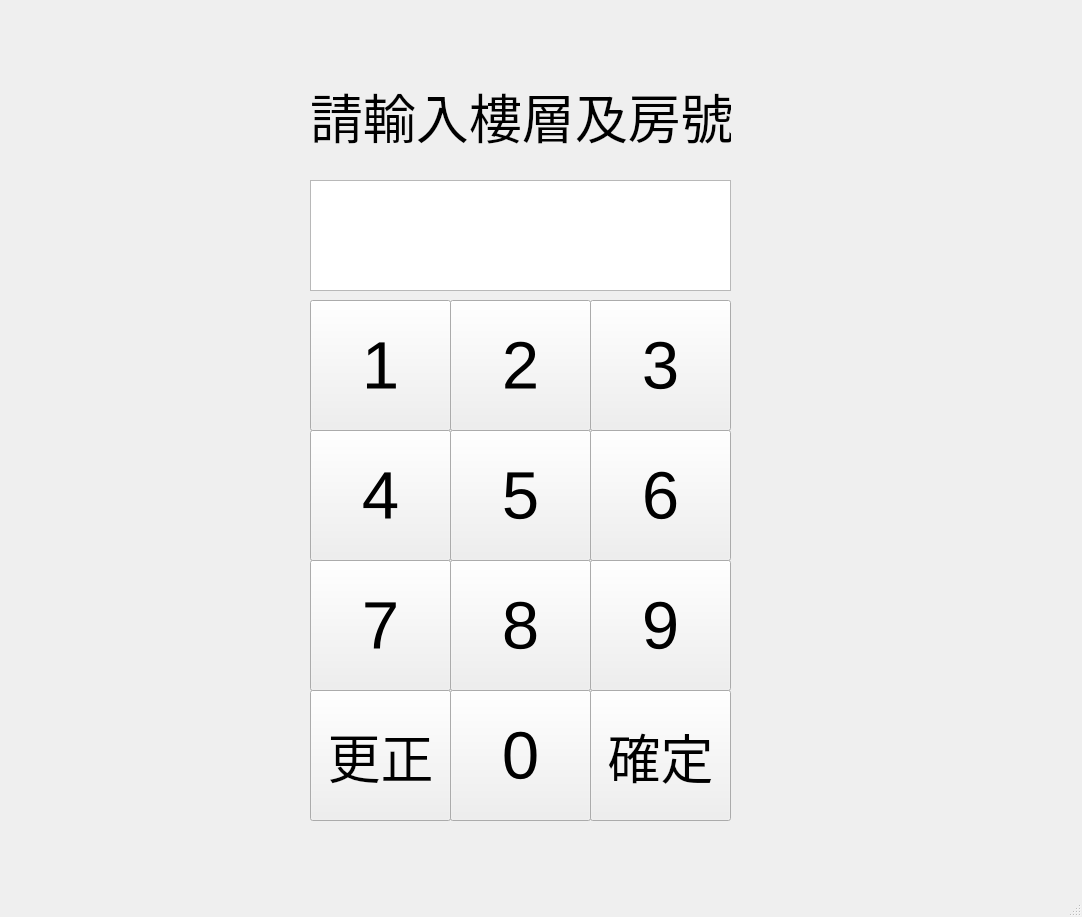
<?xml version="1.0" encoding="UTF-8"?>
<ui version="4.0">
 <class>MainWindow</class>
 <widget class="QMainWindow" name="MainWindow">
  <property name="geometry">
   <rect>
    <x>0</x>
    <y>0</y>
    <width>1082</width>
    <height>917</height>
   </rect>
  </property>
  <property name="windowTitle">
   <string>MainWindow</string>
  </property>
  <widget class="QWidget" name="centralwidget">
   <widget class="QPushButton" name="pushButton_2">
    <property name="geometry">
     <rect>
      <x>450</x>
      <y>300</y>
      <width>141</width>
      <height>131</height>
     </rect>
    </property>
    <property name="font">
     <font>
      <pointsize>50</pointsize>
     </font>
    </property>
    <property name="text">
     <string>2</string>
    </property>
   </widget>
   <widget class="QPushButton" name="pushButton">
    <property name="geometry">
     <rect>
      <x>310</x>
      <y>300</y>
      <width>141</width>
      <height>131</height>
     </rect>
    </property>
    <property name="font">
     <font>
      <pointsize>50</pointsize>
      <weight>50</weight>
      <bold>false</bold>
     </font>
    </property>
    <property name="text">
     <string>1</string>
    </property>
    <property name="iconSize">
     <size>
      <width>16</width>
      <height>16</height>
     </size>
    </property>
   </widget>
   <widget class="QPushButton" name="pushButton_4">
    <property name="geometry">
     <rect>
      <x>590</x>
      <y>300</y>
      <width>141</width>
      <height>131</height>
     </rect>
    </property>
    <property name="font">
     <font>
      <pointsize>50</pointsize>
     </font>
    </property>
    <property name="text">
     <string>3</string>
    </property>
   </widget>
   <widget class="QPushButton" name="pushButton_5">
    <property name="geometry">
     <rect>
      <x>590</x>
      <y>690</y>
      <width>141</width>
      <height>131</height>
     </rect>
    </property>
    <property name="font">
     <font>
      <pointsize>40</pointsize>
     </font>
    </property>
    <property name="text">
     <string>確定</string>
    </property>
   </widget>
   <widget class="QPushButton" name="pushButton_6">
    <property name="geometry">
     <rect>
      <x>310</x>
      <y>560</y>
      <width>141</width>
      <height>131</height>
     </rect>
    </property>
    <property name="font">
     <font>
      <pointsize>50</pointsize>
     </font>
    </property>
    <property name="text">
     <string>7</string>
    </property>
   </widget>
   <widget class="QPushButton" name="pushButton_7">
    <property name="geometry">
     <rect>
      <x>450</x>
      <y>560</y>
      <width>141</width>
      <height>131</height>
     </rect>
    </property>
    <property name="font">
     <font>
      <pointsize>50</pointsize>
     </font>
    </property>
    <property name="text">
     <string>8</string>
    </property>
   </widget>
   <widget class="QPushButton" name="pushButton_8">
    <property name="geometry">
     <rect>
      <x>590</x>
      <y>560</y>
      <width>141</width>
      <height>131</height>
     </rect>
    </property>
    <property name="font">
     <font>
      <pointsize>50</pointsize>
     </font>
    </property>
    <property name="text">
     <string>9</string>
    </property>
   </widget>
   <widget class="QPushButton" name="pushButton_9">
    <property name="geometry">
     <rect>
      <x>310</x>
      <y>430</y>
      <width>141</width>
      <height>131</height>
     </rect>
    </property>
    <property name="font">
     <font>
      <pointsize>50</pointsize>
     </font>
    </property>
    <property name="text">
     <string>4</string>
    </property>
   </widget>
   <widget class="QPushButton" name="pushButton_10">
    <property name="geometry">
     <rect>
      <x>450</x>
      <y>430</y>
      <width>141</width>
      <height>131</height>
     </rect>
    </property>
    <property name="font">
     <font>
      <pointsize>50</pointsize>
     </font>
    </property>
    <property name="text">
     <string>5</string>
    </property>
   </widget>
   <widget class="QPushButton" name="pushButton_11">
    <property name="geometry">
     <rect>
      <x>590</x>
      <y>430</y>
      <width>141</width>
      <height>131</height>
     </rect>
    </property>
    <property name="font">
     <font>
      <pointsize>50</pointsize>
     </font>
    </property>
    <property name="text">
     <string>6</string>
    </property>
   </widget>
   <widget class="QPushButton" name="pushButton_12">
    <property name="geometry">
     <rect>
      <x>450</x>
      <y>690</y>
      <width>141</width>
      <height>131</height>
     </rect>
    </property>
    <property name="font">
     <font>
      <pointsize>50</pointsize>
     </font>
    </property>
    <property name="text">
     <string>0</string>
    </property>
   </widget>
   <widget class="QPushButton" name="pushButton_13">
    <property name="geometry">
     <rect>
      <x>310</x>
      <y>690</y>
      <width>141</width>
      <height>131</height>
     </rect>
    </property>
    <property name="font">
     <font>
      <pointsize>40</pointsize>
     </font>
    </property>
    <property name="text">
     <string>更正</string>
    </property>
   </widget>
   <widget class="QTextEdit" name="textEdit">
    <property name="geometry">
     <rect>
      <x>310</x>
      <y>180</y>
      <width>421</width>
      <height>111</height>
     </rect>
    </property>
   </widget>
   <widget class="QLabel" name="label">
    <property name="geometry">
     <rect>
      <x>310</x>
      <y>70</y>
      <width>421</width>
      <height>91</height>
     </rect>
    </property>
    <property name="font">
     <font>
      <pointsize>40</pointsize>
     </font>
    </property>
    <property name="text">
     <string>請輸入樓層及房號</string>
    </property>
   </widget>
  </widget>
  <widget class="QMenuBar" name="menubar">
   <property name="geometry">
    <rect>
     <x>0</x>
     <y>0</y>
     <width>1082</width>
     <height>31</height>
    </rect>
   </property>
  </widget>
  <widget class="QStatusBar" name="statusbar"/>
 </widget>
 <resources/>
 <connections/>
</ui>
